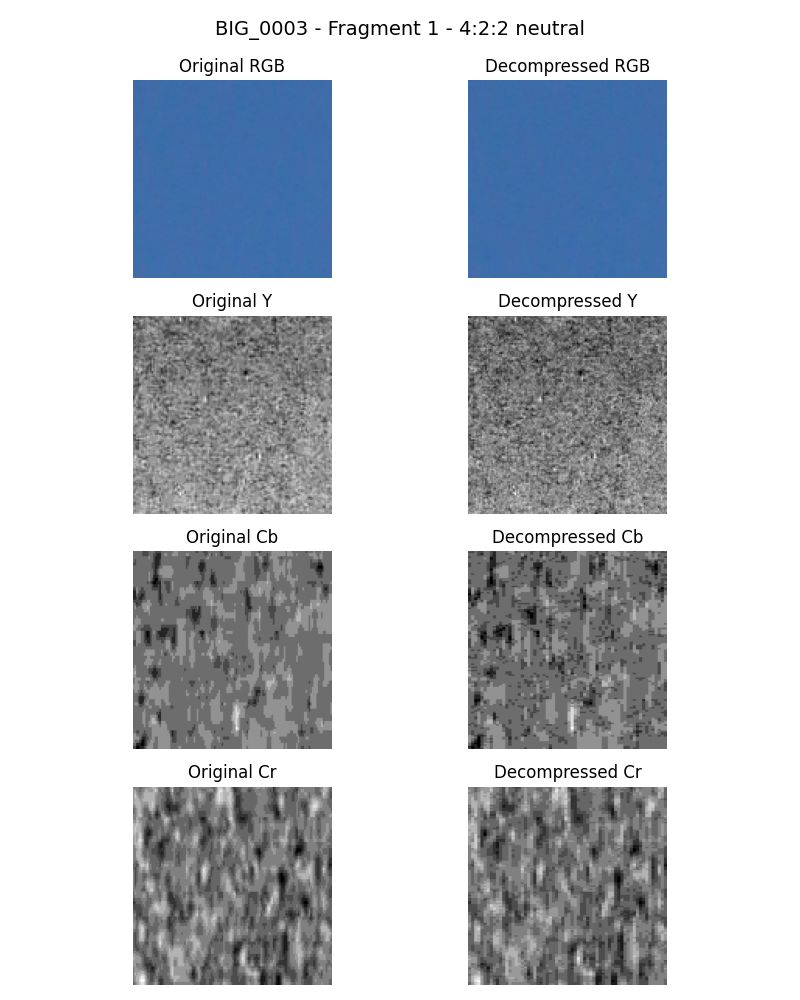
#> input picture smlab8/plots/plot_BIG_0003_fragment1_422neutral.png, 800 x 1000 px, given in place of BIG_0003.jpg, which was not available
$ python scr.py
#> lines starting #> are read from the running program, lines starting #| are printed output that depends on the picture; pictures that were not available may be replaced by others from this repository, and a replacement may not be noted
import numpy as np
import cv2
import matplotlib.pyplot as plt
import scipy.fftpack
from docx import Document
from docx.shared import Inches
import os

# === CONSTANTS ===
QY = np.array([
    [16, 11, 10, 16, 24, 40, 51, 61],
    [12, 12, 14, 19, 26, 58, 60, 55],
    [14, 13, 16, 24, 40, 57, 69, 56],
    [14, 17, 22, 29, 51, 87, 80, 62],
    [18, 22, 37, 56, 68, 109, 103, 77],
    [24, 36, 55, 64, 81, 104, 113, 92],
    [49, 64, 78, 87, 103, 121, 120, 101],
    [72, 92, 95, 98, 112, 100, 103, 99]
])

QC = np.array([
    [17, 18, 24, 47, 99, 99, 99, 99],
    [18, 21, 26, 66, 99, 99, 99, 99],
    [24, 26, 56, 99, 99, 99, 99, 99],
    [47, 66, 99, 99, 99, 99, 99, 99],
    [99, 99, 99, 99, 99, 99, 99, 99],
    [99, 99, 99, 99, 99, 99, 99, 99],
    [99, 99, 99, 99, 99, 99, 99, 99],
    [99, 99, 99, 99, 99, 99, 99, 99]
])

QN = np.ones((8, 8))

# === RLE ===
def rle_encode(data):
    encoded = []
    prev = data[0]
    count = 1
    for i in range(1, len(data)):
        if data[i] == prev:
            count += 1
        else:
            encoded.append((prev, count))
            prev = data[i]
            count = 1
    encoded.append((prev, count))
    return encoded

def rle_decode(data):
    decoded = []
    for val, count in data:
        decoded.extend([val] * count)
    return np.array(decoded)

# === HELPER CLASSES ===
class ver2:
    def __init__(self, Y, Cb, Cr, OGShape, Ratio="4:4:4", QY=np.ones((8, 8)), QC=np.ones((8, 8)),
                 Y_range=None, Cb_range=None, Cr_range=None):
        self.shape = OGShape
        self.Y = Y
        self.Cb = Cb
        self.Cr = Cr
        self.ChromaRatio = Ratio
        self.QY = QY
        self.QC = QC
        self.Y_range = Y_range
        self.Cb_range = Cb_range
        self.Cr_range = Cr_range

# === HELPER FUNCTIONS ===
def dct2(a):
    return scipy.fftpack.dct(scipy.fftpack.dct(a.astype(float), axis=0, norm='ortho'), axis=1, norm='ortho')

def idct2(a):
    return scipy.fftpack.idct(scipy.fftpack.idct(a.astype(float), axis=0, norm='ortho'), axis=1, norm='ortho')

def zigzag(A):
    template = np.array([
        [0, 1, 5, 6, 14, 15, 27, 28],
        [2, 4, 7, 13, 16, 26, 29, 42],
        [3, 8, 12, 17, 25, 30, 41, 43],
        [9, 11, 18, 24, 31, 40, 44, 53],
        [10, 19, 23, 32, 39, 45, 52, 54],
        [20, 22, 33, 38, 46, 51, 55, 60],
        [21, 34, 37, 47, 50, 56, 59, 61],
        [35, 36, 48, 49, 57, 58, 62, 63]
    ])
    if len(A.shape) == 1:
        B = np.zeros((8, 8))
        for r in range(8):
            for c in range(8):
                B[r, c] = A[template[r, c]]
    else:
        B = np.zeros((64,))
        for r in range(8):
            for c in range(8):
                B[template[r, c]] = A[r, c]
    return B

def CompressBlock(block, Q):
    block = block - 128
    dct_block = dct2(block)
    q_block = np.round(dct_block / Q).astype(int)
    zz = zigzag(q_block)
    return zz

def DecompressBlock(vector, Q):
    q_block = zigzag(vector)
    dct_block = q_block * Q
    block = idct2(dct_block)
    block = block + 128
    return block

def CompressLayer(L, Q):
    S = []
    for w in range(0, L.shape[0], 8):
        for k in range(0, L.shape[1], 8):
            block = L[w:w + 8, k:k + 8]
            S.append(CompressBlock(block, Q))
    return np.concatenate(S)

def DecompressLayer(S, Q, shape):
    L = np.zeros(shape)
    m = shape[1] // 8
    for idx, i in enumerate(range(0, S.shape[0], 64)):
        vector = S[i:i + 64]
        k = (idx % m) * 8
        w = (idx // m) * 8
        L[w:w + 8, k:k + 8] = DecompressBlock(vector, Q)
    return L

def chroma_subsample(layer, ratio):
    if ratio == "4:2:2":
        return layer[:, ::2]
    else:
        return layer

def chroma_upsample(layer, shape, ratio):
    if ratio == "4:2:2":
        layer = np.repeat(layer, 2, axis=1)
        return layer[:, :shape[1]]
    else:
        return layer

def CompressJPEG(RGB, Ratio="4:4:4", QY=np.ones((8, 8)), QC=np.ones((8, 8))):
    YCrCb = cv2.cvtColor(RGB, cv2.COLOR_RGB2YCrCb).astype(int)
    Y = YCrCb[:, :, 0]
    Cr = YCrCb[:, :, 1]
    Cb = YCrCb[:, :, 2]

    Cr = chroma_subsample(Cr, Ratio)
    Cb = chroma_subsample(Cb, Ratio)

    Ymin, Ymax = Y.min(), Y.max()
    Cbmin, Cbmax = Cb.min(), Cb.max()
    Crmin, Crmax = Cr.min(), Cr.max()

    Yc = rle_encode(CompressLayer(Y, QY))
    Cbc = rle_encode(CompressLayer(Cb, QC))
    Crc = rle_encode(CompressLayer(Cr, QC))

    JPEG = ver2(Yc, Cbc, Crc, RGB.shape, Ratio, QY, QC,
                (Ymin, Ymax), (Cbmin, Cbmax), (Crmin, Crmax))
    return JPEG

def DecompressJPEG(JPEG):
    shape = JPEG.shape

    Y = DecompressLayer(rle_decode(JPEG.Y), JPEG.QY, (shape[0], shape[1]))
    Cb_shape = (shape[0], shape[1]) if JPEG.ChromaRatio == "4:4:4" else (shape[0], shape[1] // 2)
    Cr_shape = (shape[0], shape[1]) if JPEG.ChromaRatio == "4:4:4" else (shape[0], shape[1] // 2)

    Cb = DecompressLayer(rle_decode(JPEG.Cb), JPEG.QC, Cb_shape)
    Cr = DecompressLayer(rle_decode(JPEG.Cr), JPEG.QC, Cr_shape)

    Cb = chroma_upsample(Cb, (shape[0], shape[1]), JPEG.ChromaRatio)
    Cr = chroma_upsample(Cr, (shape[0], shape[1]), JPEG.ChromaRatio)

    Ymin, Ymax = JPEG.Y_range
    Cbmin, Cbmax = JPEG.Cb_range
    Crmin, Crmax = JPEG.Cr_range

    Y = np.clip(np.interp(Y, (Y.min(), Y.max()), (Ymin, Ymax)), 0, 255)
    Cb = np.clip(np.interp(Cb, (Cb.min(), Cb.max()), (Cbmin, Cbmax)), 0, 255)
    Cr = np.clip(np.interp(Cr, (Cr.min(), Cr.max()), (Crmin, Crmax)), 0, 255)

    YCrCb = np.dstack([Y, Cr, Cb]).astype(np.uint8)
    RGB = cv2.cvtColor(YCrCb, cv2.COLOR_YCrCb2RGB)
    return RGB


# === PLOTTING RESULTS ===
def plot_compression_results(crop, results, title_base, save_path_prefix):
    crop_YCrCb = cv2.cvtColor(crop, cv2.COLOR_RGB2YCrCb)
    for idx, (label, decompressed) in enumerate(results):
        fig, axs = plt.subplots(4, 2, figsize=(8, 10))
        fig.suptitle(f"{title_base} - {label}", fontsize=14)
        decompressed_YCrCb = cv2.cvtColor(decompressed, cv2.COLOR_RGB2YCrCb)

        axs[0,0].imshow(crop)
        axs[0,0].set_title('Original RGB')
        axs[0,1].imshow(decompressed)
        axs[0,1].set_title('Decompressed RGB')

        axs[1,0].imshow(crop_YCrCb[:,:,0], cmap='gray')
        axs[1,0].set_title('Original Y')
        axs[1,1].imshow(decompressed_YCrCb[:,:,0], cmap='gray')
        axs[1,1].set_title('Decompressed Y')

        axs[2,0].imshow(crop_YCrCb[:,:,2], cmap='gray')
        axs[2,0].set_title('Original Cb')
        axs[2,1].imshow(decompressed_YCrCb[:,:,2], cmap='gray')
        axs[2,1].set_title('Decompressed Cb')

        axs[3,0].imshow(crop_YCrCb[:,:,1], cmap='gray')
        axs[3,0].set_title('Original Cr')
        axs[3,1].imshow(decompressed_YCrCb[:,:,1], cmap='gray')
        axs[3,1].set_title('Decompressed Cr')

        for ax in axs.ravel():
            ax.axis('off')

        plt.tight_layout()
        plt.subplots_adjust(top=0.92)
        save_path = f"{save_path_prefix}_{label.replace(':','').replace(' ','')}.png"
        fig.savefig(save_path)
        plt.close(fig)

# === REPORT CREATION ===
def create_report(image_sets, filename="JPEG_Report.docx"):
    doc = Document()
    doc.add_heading('Raport Kompresji JPEG', 0)
    for img_idx, (img_name, crops) in enumerate(image_sets):
        doc.add_heading(f'Obraz {img_idx + 1}: {img_name}', level=1)
        for crop_idx, (crop, results) in enumerate(crops):
            doc.add_heading(f'Fragment {crop_idx + 1}', level=2)
            plot_base = f"plots/plot_{img_name}_fragment{crop_idx + 1}"
            plot_compression_results(crop, results, f'{img_name} - Fragment {crop_idx + 1}', plot_base)
            for label, _ in results:
                plot_path = f"{plot_base}_{label.replace(':','').replace(' ','')}.png"
                doc.add_picture(plot_path, width=Inches(5.5))
    doc.save(filename)

# === MAIN ===
if __name__ == "__main__":
    os.makedirs("fragments", exist_ok=True)
    os.makedirs("plots", exist_ok=True)
    images = []
    img = cv2.cvtColor(cv2.imread("BIG_0003.jpg"), cv2.COLOR_BGR2RGB)
    images.append(("BIG_0003", img))

    np.random.seed(42)
    image_sets = []
    for img_name, img in images:
        crops = []
        h, w = img.shape[:2]
        positions = [(np.random.randint(0, w - 128), np.random.randint(0, h - 128)) for _ in range(3)]
        for idx, (x, y) in enumerate(positions):
            crop = img[y:y + 128, x:x + 128, :]
            cv2.imwrite(f"fragments/fragment_{img_name}_{idx + 1}.png", cv2.cvtColor(crop, cv2.COLOR_RGB2BGR))
            results = [
                ("4:4:4 neutral", DecompressJPEG(CompressJPEG(crop, "4:4:4", QN, QN))),
                ("4:4:4 standard", DecompressJPEG(CompressJPEG(crop, "4:4:4", QY, QC))),
                ("4:2:2 neutral", DecompressJPEG(CompressJPEG(crop, "4:2:2", QN, QN))),
                ("4:2:2 standard", DecompressJPEG(CompressJPEG(crop, "4:2:2", QY, QC)))
            ]
            crops.append((crop, results))
        image_sets.append((img_name, crops))
#> this loop made 1 pass
#> (img_name, h, w, positions) on pass 1: ('BIG_0003', 1000, 800, [(102, 435), (270, 106), (71, 700)])
#> pass 1, `cv2.imwrite(f"fragments/fragment_{img_name}_{idx + 1}.png", cv2.cvtCol..`:
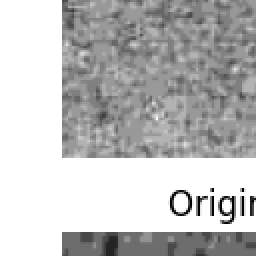
#> saved as fragment_BIG_0003_1.png: shape (128, 128, 3) (shown 2 times larger); min 0, max 255, mean 190.3
#> pass 1, in CompressJPEG, `YCrCb = cv2.cvtColor(RGB, cv2.COLOR_RGB2YCrCb).astype(int)`:
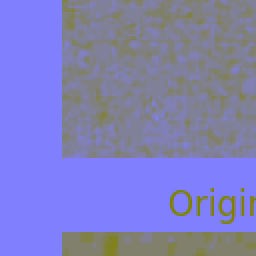
#> YCrCb: shape (128, 128, 3) int64 (shown 2 times larger); mean of channels 0, 1, 2 190.3, 128, 128; drawn as B, G, R
#> after the loop:
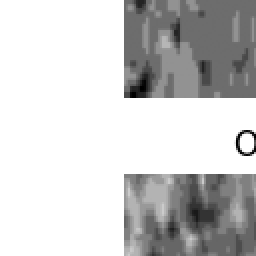
#> crop: shape (128, 128, 3) (shown 2 times larger); min 0, max 255, mean 204.1
#> after the loop, image_sets = 1 item

    create_report(image_sets)
#> (the call stopped at in create_report, `doc = Document()`: docx is not available in this run)
    print("✅ Raport JPEG_Report.docx został wygenerowany!")
